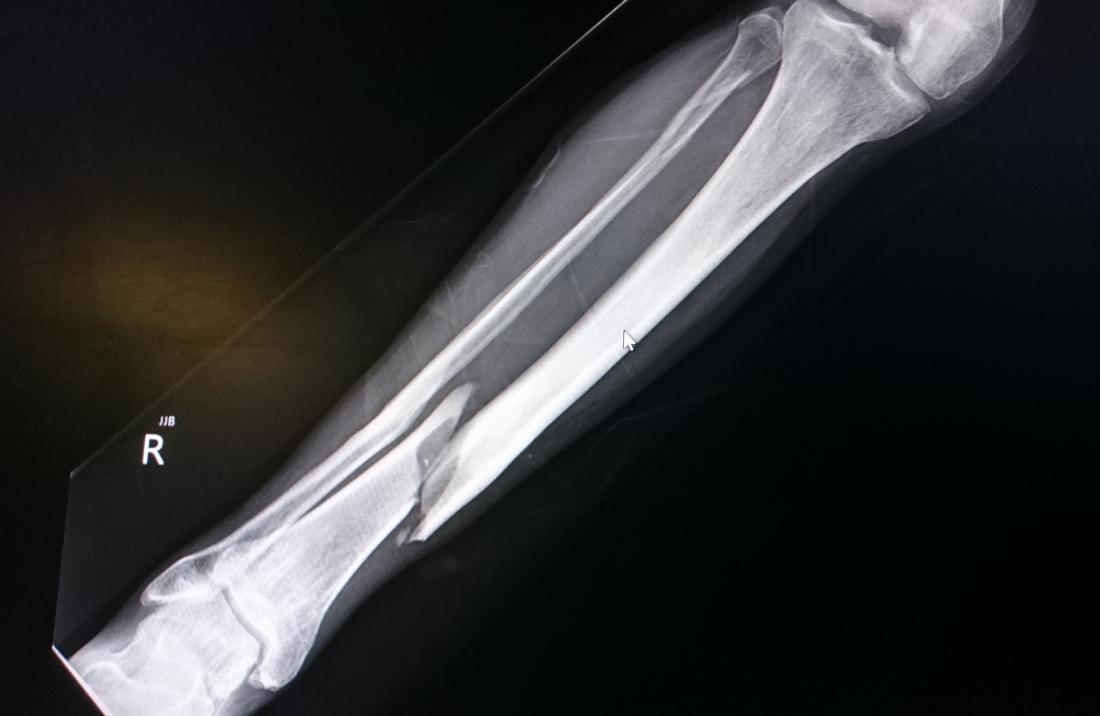
#> input picture data/BrokenBone1.jpg, 1100 x 716 px
$ python run_full_pipeline.py   (older library calls are emulated)
#> lines starting #> are read from the running program, lines starting #| are printed output that depends on the picture
### gpu_launcher.py
import os
import platform
import subprocess
from pathlib import Path


IMAGE_EXTENSIONS = {".png", ".jpg", ".jpeg", ".bmp", ".tif", ".tiff"}


# [46 lines left out: functions is_windows_incompatible_error, build_wsl_command, not called in this run]


def resolve_gpu_executable(root: Path):
    linux_exe = root / "clearscan"
    if linux_exe.exists():
        return linux_exe
    if os.name == "nt":
        win_exe = root / "clearscan.exe"
        if win_exe.exists():
            return win_exe
    return None


# [19 lines left out: functions get_default_wsl_distro, should_use_wsl, not called in this run]


def looks_like_image_path(path):
    return Path(str(path)).suffix.lower() in IMAGE_EXTENSIONS


# [31 lines left out: function looks_like_image_upload, not called in this run]

### run_full_pipeline.py
import subprocess
import time
import shutil
from pathlib import Path
import cv2
import numpy as np
from timing_utils import parse_gpu_timing_output
from gpu_launcher import build_wsl_command, get_default_wsl_distro, resolve_gpu_executable

ROOT = Path(__file__).parent
DATA = ROOT / 'data'
INPUT = DATA / 'BrokenBone1.jpg'
CPU_OUT = ROOT / 'temp_cpu_outputs'
GPU1_OUT = ROOT / 'temp_gpu1_outputs'
ENH_OUT = ROOT / 'temp_enhanced_outputs'
for d in (CPU_OUT, GPU1_OUT, ENH_OUT):
    d.mkdir(parents=True, exist_ok=True)

REPEATS = 3

# CPU average
print('Running CPU pipeline', REPEATS, 'times...')
def cpu_pipeline_once(inp, out_dir):
    img = cv2.imread(str(inp), cv2.IMREAD_GRAYSCALE)
#> img: shape (716, 1100); min 0, max 255, mean 51.4
    g = cv2.GaussianBlur(img, (3,3), 0.85)
    cv2.imwrite(str(out_dir / 'gaussian.png'), g)
    eq = cv2.equalizeHist(g)
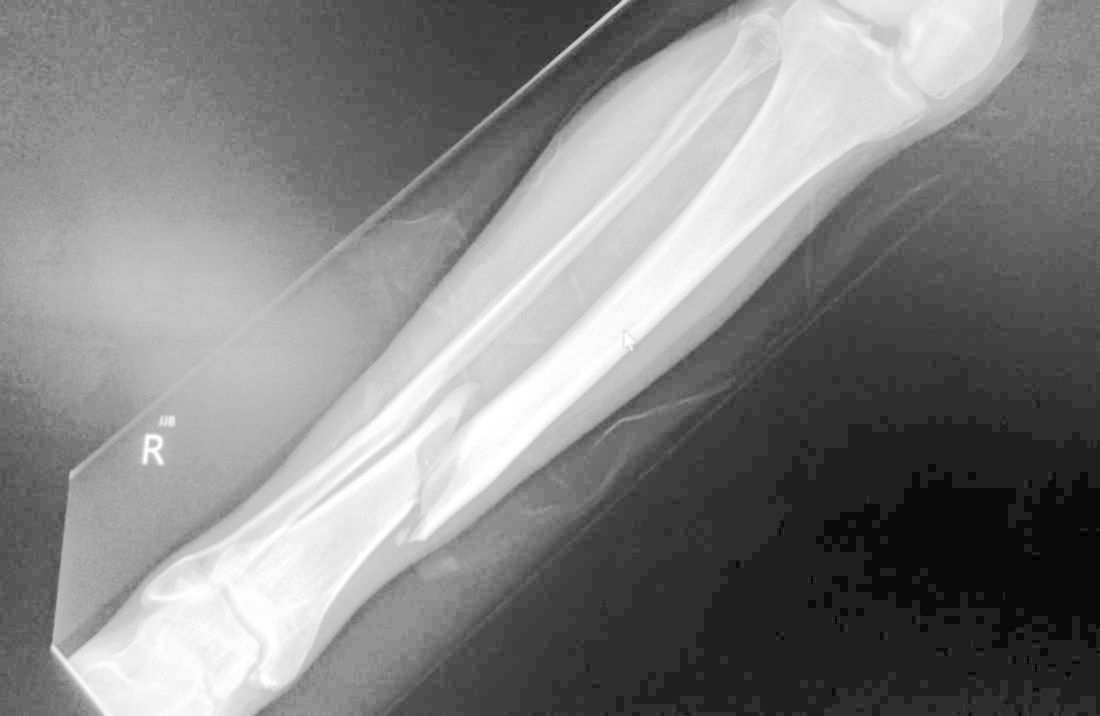
#> eq: shape (716, 1100); min 0, max 255, mean 130.4
    cv2.imwrite(str(out_dir / 'histogram.png'), eq)
    kernel = np.array([[-0.25,-0.5,-0.25],[-0.5,4.0,-0.5],[-0.25,-0.5,-0.25]], dtype=np.float32)
    sharpen = cv2.filter2D(eq, cv2.CV_8U, kernel, borderType=cv2.BORDER_REPLICATE)
    cv2.imwrite(str(out_dir / 'sharpen.png'), sharpen)
    sob = cv2.Sobel(sharpen, cv2.CV_8U, 1,1,ksize=3)
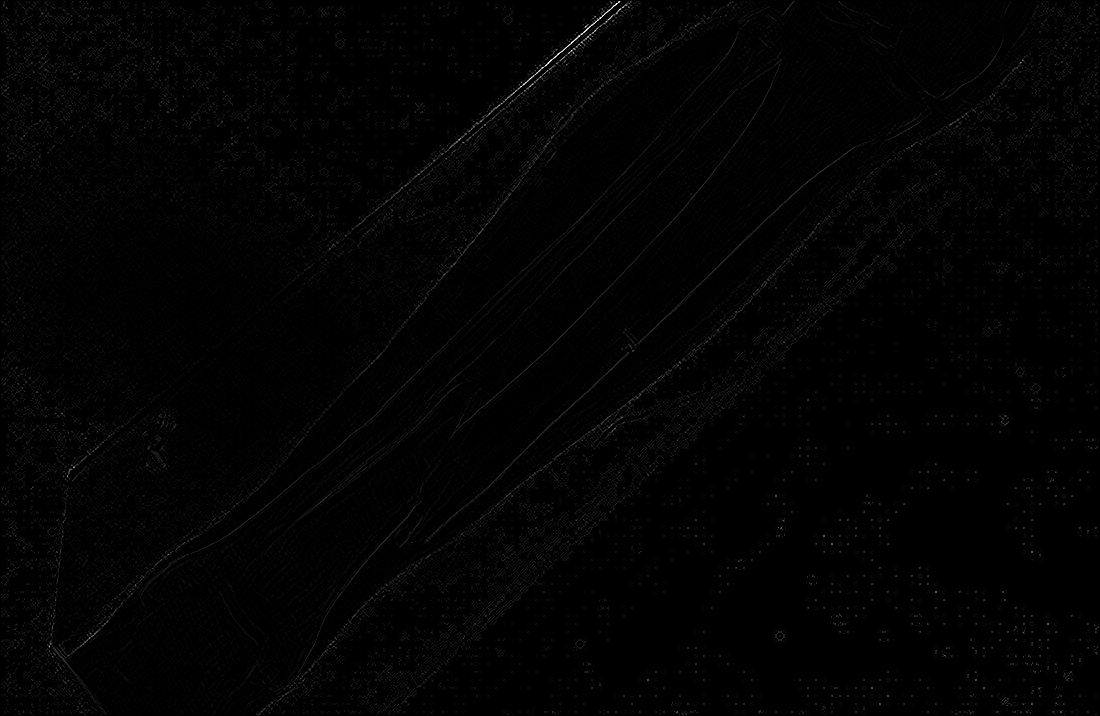
#> sob: shape (716, 1100); min 0, max 255, mean 2.5
    cv2.imwrite(str(out_dir / 'edge.png'), sob)

cpu_times = []
for i in range(REPEATS):
    t0 = time.perf_counter()
    cpu_pipeline_once(INPUT, CPU_OUT)
    t1 = time.perf_counter()
    cpu_times.append((t1-t0)*1000.0)
print('CPU total mean (ms):', np.mean(cpu_times))

# Helper to run WSL binary and capture parsed timings and copy outputs

def run_wsl_binary(exe_path, dest_dir, repeats=1):
    stats = []
    last_out = ''
    for i in range(repeats):
        # copy the input to the dest_dir so we have a record of exactly what was passed
        try:
            label = Path(str(exe_path)).name
        except Exception:
            label = 'binary'
        try:
            shutil.copy(INPUT, dest_dir / f"input_used_by_{label}_{i}.jpg")
        except Exception:
            pass
        cmd = build_wsl_command(str(ROOT), str(INPUT), executable_path=str(exe_path), distro_name=get_default_wsl_distro())
        print('Running:', ' '.join(cmd))
        proc = subprocess.run(cmd, cwd=str(ROOT), capture_output=True, text=True)
        out = proc.stdout + '\n' + proc.stderr
        last_out = out
        parsed = parse_gpu_timing_output(out)
        stats.append(parsed)
        # copy generated outputs to dest_dir with iteration suffix
        for name in ('gaussian.png','histogram.png','sharpen.png','edge.png'):
            src = ROOT / 'output' / name
            if src.exists():
                shutil.copy(src, dest_dir / f"{name.split('.')[0]}_{i}.png")
    # average stats
    averaged = {}
    keys = set(k for s in stats for k in s.keys())
    for k in keys:
        vals = [s[k] for s in stats if k in s]
        if vals:
            averaged[k] = float(np.mean(vals))
    averaged['sample_count'] = len(stats)
    return averaged, last_out

# Run GPU1
gpu1_exe = ROOT / 'gpu1'
if not gpu1_exe.exists():
    print('gpu1 not found, skipping')
    gpu1_stats = None
else:
    print('Running GPU1...')
    gpu1_stats, gpu1_out = run_wsl_binary(gpu1_exe, GPU1_OUT, repeats=REPEATS)
    print('GPU1 stats:', gpu1_stats)

# Run enhanced clearscan
enh_exe = resolve_gpu_executable(ROOT)
if enh_exe is None:
    print('clearscan exe not found, skipping')
    enh_stats = None
else:
    print('Running GPU Enhanced (clearscan)...')
    enh_stats, enh_out = run_wsl_binary(enh_exe, ENH_OUT, repeats=REPEATS)
    print('Enhanced stats:', enh_stats)

# Compute MAE/SSIM between CPU out and each GPU version (first repeat)
from skimage.metrics import structural_similarity as ssim

def load_gray(p):
    img = cv2.imread(str(p), cv2.IMREAD_GRAYSCALE)
    return img

report = {}
# compare GPU1
if GPU1_OUT.exists() and any(GPU1_OUT.glob('gaussian_*.png')):
    report['gpu1'] = {}
    for stage in ['gaussian','histogram','sharpen','edge']:
        cpu_img = load_gray(CPU_OUT / f'{stage}.png')
        gpu_img = load_gray(GPU1_OUT / f'{stage}_0.png')
        if cpu_img is None or gpu_img is None:
            continue
        if cpu_img.shape != gpu_img.shape:
            gpu_img = cv2.resize(gpu_img, (cpu_img.shape[1], cpu_img.shape[0]))
        mae = float(np.abs(cpu_img.astype(float)-gpu_img.astype(float)).mean())
        psnr = float(cv2.PSNR(cpu_img, gpu_img))
        s = float(ssim(cpu_img, gpu_img))
        report['gpu1'][stage] = {'mae':mae,'psnr':psnr,'ssim':s}

if ENH_OUT.exists() and any(ENH_OUT.glob('gaussian_*.png')):
    report['enhanced'] = {}
    for stage in ['gaussian','histogram','sharpen','edge']:
        cpu_img = load_gray(CPU_OUT / f'{stage}.png')
        gpu_img = load_gray(ENH_OUT / f'{stage}_0.png')
        if cpu_img is None or gpu_img is None:
            continue
        if cpu_img.shape != gpu_img.shape:
            gpu_img = cv2.resize(gpu_img, (cpu_img.shape[1], cpu_img.shape[0]))
        mae = float(np.abs(cpu_img.astype(float)-gpu_img.astype(float)).mean())
        psnr = float(cv2.PSNR(cpu_img, gpu_img))
        s = float(ssim(cpu_img, gpu_img))
        report['enhanced'][stage] = {'mae':mae,'psnr':psnr,'ssim':s}

print('\nComparison report:')
print(report)

# Save report to file
import json
with open(ROOT / 'pipeline_report.json','w') as f:
    json.dump({'cpu_mean_ms':float(np.mean(cpu_times)),'gpu1':gpu1_stats,'enhanced':enh_stats,'metrics':report}, f, indent=2)
print('Saved pipeline_report.json')
